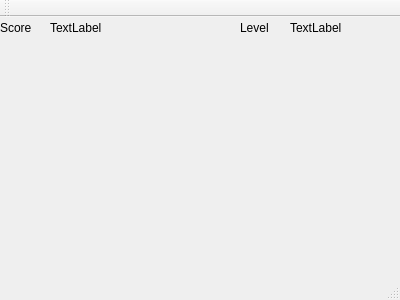
<?xml version="1.0" encoding="UTF-8"?>
<ui version="4.0">
 <class>MainWindow</class>
 <widget class="QMainWindow" name="MainWindow">
  <property name="geometry">
   <rect>
    <x>0</x>
    <y>0</y>
    <width>400</width>
    <height>300</height>
   </rect>
  </property>
  <property name="windowTitle">
   <string>MainWindow</string>
  </property>
  <widget class="QWidget" name="centralWidget">
   <widget class="QLabel" name="score">
    <property name="geometry">
     <rect>
      <x>0</x>
      <y>0</y>
      <width>41</width>
      <height>21</height>
     </rect>
    </property>
    <property name="text">
     <string>Score</string>
    </property>
   </widget>
   <widget class="QLabel" name="scoreLabel">
    <property name="geometry">
     <rect>
      <x>50</x>
      <y>0</y>
      <width>59</width>
      <height>21</height>
     </rect>
    </property>
    <property name="text">
     <string>TextLabel</string>
    </property>
   </widget>
   <widget class="QLabel" name="level">
    <property name="geometry">
     <rect>
      <x>240</x>
      <y>0</y>
      <width>31</width>
      <height>21</height>
     </rect>
    </property>
    <property name="text">
     <string>Level</string>
    </property>
   </widget>
   <widget class="QLabel" name="levelLabel">
    <property name="geometry">
     <rect>
      <x>290</x>
      <y>0</y>
      <width>59</width>
      <height>21</height>
     </rect>
    </property>
    <property name="text">
     <string>TextLabel</string>
    </property>
   </widget>
  </widget>
  <widget class="QMenuBar" name="menuBar">
   <property name="geometry">
    <rect>
     <x>0</x>
     <y>0</y>
     <width>400</width>
     <height>19</height>
    </rect>
   </property>
  </widget>
  <widget class="QToolBar" name="mainToolBar">
   <attribute name="toolBarArea">
    <enum>TopToolBarArea</enum>
   </attribute>
   <attribute name="toolBarBreak">
    <bool>false</bool>
   </attribute>
  </widget>
  <widget class="QStatusBar" name="statusBar"/>
 </widget>
 <layoutdefault spacing="6" margin="11"/>
 <resources/>
 <connections/>
</ui>
